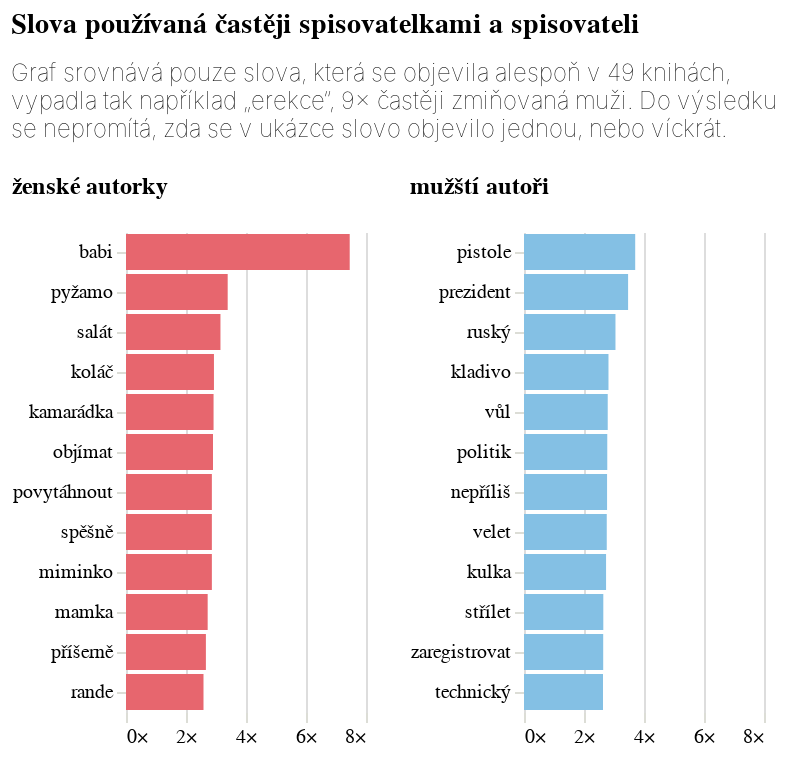

Notebook code cell kept with this figure:
### Code cell
# Chart for "mužští autoři"
muzsti_autori = alt.Chart(
    do_grafu2[do_grafu2["mz"] == "mužští autoři"]
).mark_bar().encode(
    alt.X("rozdíl:Q", title=None, axis=alt.Axis(labelExpr="datum.label + '×'", domainOpacity=0, tickColor='#DCDDD6')),
    alt.Y('slovo:N', sort='-x', title=None, axis=alt.Axis(tickColor='#DCDDD6', domainOpacity=0)),
    alt.Color("mz:N", legend=None, scale=alt.Scale(range=['#84c0e4'])),
).properties(title={"text": "mužští autoři", 'fontSize': 12}, width=120)

# Chart for "ženské autorky"
zenske_autorky = alt.Chart(
    do_grafu2[do_grafu2["mz"] == "ženské autorky"]
).mark_bar().encode(
    alt.X("rozdíl:Q", title=None, axis=alt.Axis(labelExpr="datum.label + '×'", domainOpacity=0, tickColor='#DCDDD6')),
    alt.Y('slovo:N', sort='-x', title=None, axis=alt.Axis(tickColor='#DCDDD6', domainOpacity=0)),
    alt.Color("mz:N", legend=None, scale=alt.Scale(range=['#E7666E'])),
).properties(title={"text": "ženské autorky", 'fontSize': 12}, width=120)

# Combine the charts with shared x-axis scale and original title
mz_graf = alt.hconcat(
    zenske_autorky,
    muzsti_autori
).resolve_scale(
    x='shared',  # Ensures the x-axes share the same scale
    color='independent'  # Allows each chart to use its own color encoding
).properties(
    title={
        'text': titulek,
        'subtitle': podtitulek
    }
)

mz_graf.configure_view(stroke='transparent')

### Figure 1 — Vega-Lite specification as saved in the notebook (floating-point values rounded to 4 significant figures)
{"config": {"title": {"font": "Noticia Text", "fontSize": 14, "anchor": "start", "fontWeight": "bolder", "subtitleFont": "Noticia Text", "subtitleFontSize": 12, "subtitleFontWeight": "lighter", "subtitlePadding": 12, "dy": -12}, "axis": {"labelFont": "Asap", "titleFont": "Asap", "fontWeight": "lighter", "titleFontWeight": "lighter", "labelFontSize": 10, "titleFontSize": 10, "labelPadding": 2, "titlePadding": 10}, "legend": {"labelFont": "Asap", "labelFontWeight": "normal", "titleFont": "Asap", "titleFontWeight": "normal", "labelFontSize": 10, "titleFontSize": 10}, "view": {"stroke": "transparent"}}, "hconcat": [{"data": {"name": "data-8a396aaa62338a68a6ed33c87cdd1656"}, "mark": {"type": "bar"}, "encoding": {"color": {"field": "mz", "legend": null, "scale": {"range": ["#E7666E"]}, "type": "nominal"}, "x": {"axis": {"domainOpacity": 0, "labelExpr": "datum.label + '×'", "tickColor": "#DCDDD6"}, "field": "rozdíl", "title": null, "type": "quantitative"}, "y": {"axis": {"domainOpacity": 0, "tickColor": "#DCDDD6"}, "field": "slovo", "sort": "-x", "title": null, "type": "nominal"}}, "title": {"text": "ženské autorky", "fontSize": 12}, "width": 120}, {"data": {"name": "data-f5b9199f411fec6a222e59c0329e0d3f"}, "mark": {"type": "bar"}, "encoding": {"color": {"field": "mz", "legend": null, "scale": {"range": ["#84c0e4"]}, "type": "nominal"}, "x": {"axis": {"domainOpacity": 0, "labelExpr": "datum.label + '×'", "tickColor": "#DCDDD6"}, "field": "rozdíl", "title": null, "type": "quantitative"}, "y": {"axis": {"domainOpacity": 0, "tickColor": "#DCDDD6"}, "field": "slovo", "sort": "-x", "title": null, "type": "nominal"}}, "title": {"text": "mužští autoři", "fontSize": 12}, "width": 120}], "resolve": {"scale": {"color": "independent", "x": "shared"}}, "title": {"text": ["Slova používaná častěji spisovatelkami a spisovateli"], "subtitle": ["Graf srovnává pouze slova, která se objevila alespoň v 49 knihách,", "vypadla tak například „erekce“, 9× častěji zmiňovaná muži. Do výsledku", "se nepromítá, zda se v ukázce slovo objevilo jednou, nebo víckrát."]}, "$schema": "https://vega.github.io/schema/vega-lite/v5.8.0.json", "datasets": {"data-8a396aaa62338a68a6ed33c87cdd1656": [{"slovo": "babi", "rozdíl": 7.457, "mz": "ženské autorky"}, {"slovo": "pyžamo", "rozdíl": 3.39, "mz": "ženské autorky"}, {"slovo": "salát", "rozdíl": 3.149, "mz": "ženské autorky"}, {"slovo": "koláč", "rozdíl": 2.932, "mz": "ženské autorky"}, {"slovo": "kamarádka", "rozdíl": 2.919, "mz": "ženské autorky"}, {"slovo": "objímat", "rozdíl": 2.9, "mz": "ženské autorky"}, {"slovo": "povytáhnout", "rozdíl": 2.862, "mz": "ženské autorky"}, {"slovo": "spěšně", "rozdíl": 2.862, "mz": "ženské autorky"}, {"slovo": "miminko", "rozdíl": 2.862, "mz": "ženské autorky"}, {"slovo": "mamka", "rozdíl": 2.722, "mz": "ženské autorky"}, {"slovo": "příšerně", "rozdíl": 2.663, "mz": "ženské autorky"}, {"slovo": "rande", "rozdíl": 2.583, "mz": "ženské autorky"}], "data-f5b9199f411fec6a222e59c0329e0d3f": [{"slovo": "technický", "rozdíl": 2.633, "mz": "mužští autoři"}, {"slovo": "zaregistrovat", "rozdíl": 2.64, "mz": "mužští autoři"}, {"slovo": "střílet", "rozdíl": 2.644, "mz": "mužští autoři"}, {"slovo": "kulka", "rozdíl": 2.736, "mz": "mužští autoři"}, {"slovo": "velet", "rozdíl": 2.759, "mz": "mužští autoři"}, {"slovo": "nepříliš", "rozdíl": 2.769, "mz": "mužští autoři"}, {"slovo": "politik", "rozdíl": 2.776, "mz": "mužští autoři"}, {"slovo": "vůl", "rozdíl": 2.791, "mz": "mužští autoři"}, {"slovo": "kladivo", "rozdíl": 2.816, "mz": "mužští autoři"}, {"slovo": "ruský", "rozdíl": 3.049, "mz": "mužští autoři"}, {"slovo": "prezident", "rozdíl": 3.47, "mz": "mužští autoři"}, {"slovo": "pistole", "rozdíl": 3.707, "mz": "mužští autoři"}]}}
